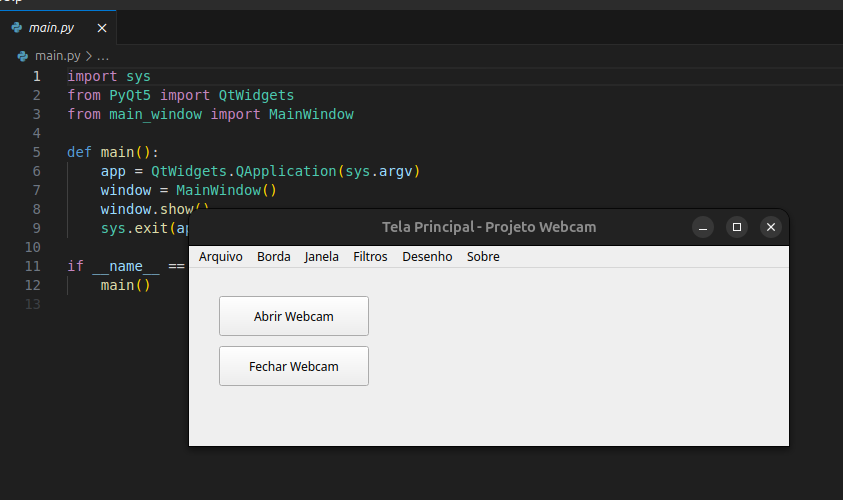
#> input picture assets/image_001.png, 843 x 500 px
$ python -i filters.py   (imports and definitions only)   (older library calls are emulated)
#> lines starting #> are read from the running program, lines starting #| are printed output that depends on the picture
#> further down, picture is the input picture: shape (500, 843, 3); mean B, G, R 91.6, 91.6, 91
import cv2
import numpy as np

def apply_sobel(frame):
    gray = cv2.cvtColor(frame, cv2.COLOR_BGR2GRAY)
    sobelx = cv2.Sobel(gray, cv2.CV_64F, 1, 0, ksize=3)
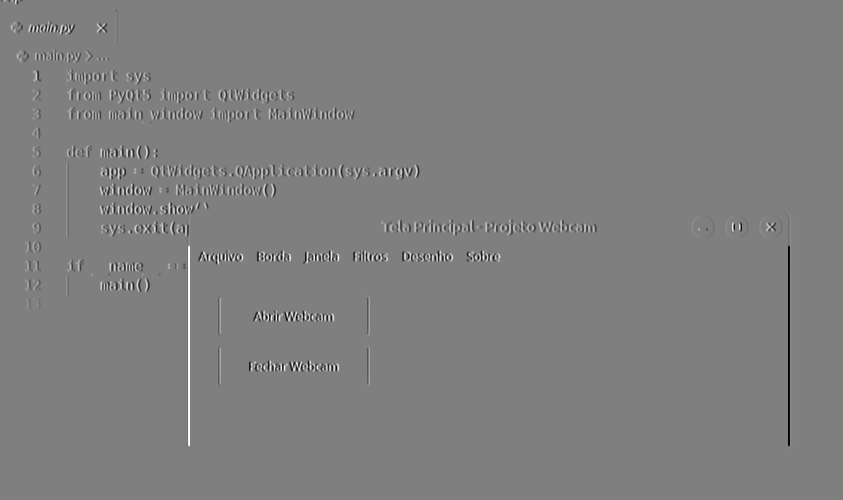
#> sobelx: shape (500, 843) float64; min -932, max 932, mean 0; drawn with min black and max white
    sobely = cv2.Sobel(gray, cv2.CV_64F, 0, 1, ksize=3)
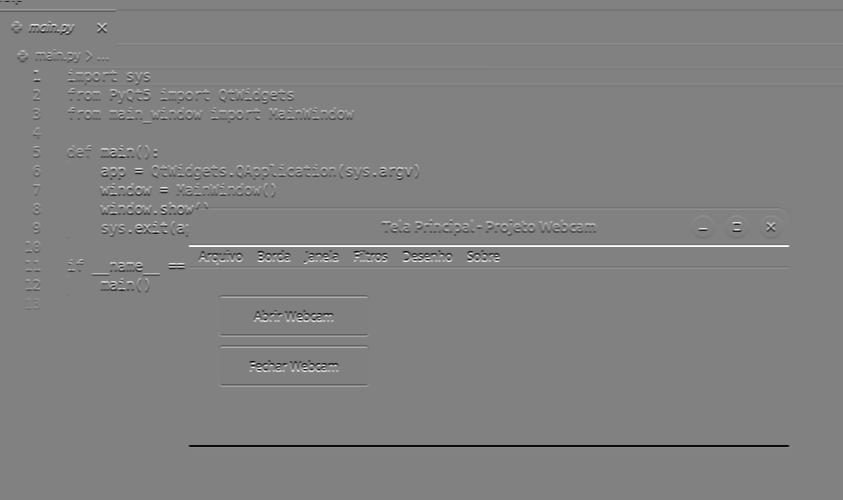
#> sobely: shape (500, 843) float64; min -992, max 965, mean -0.2; drawn with min black and max white
    sobel = cv2.sqrt(sobelx**2 + sobely**2)
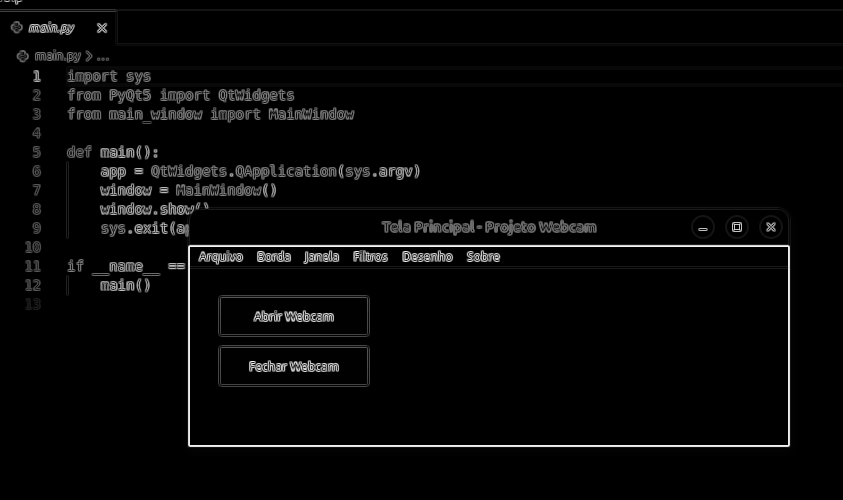
#> sobel: shape (500, 843) float64; min 0, max 997.2, mean 28.3; drawn with min black and max white
    sobel = cv2.convertScaleAbs(sobel)
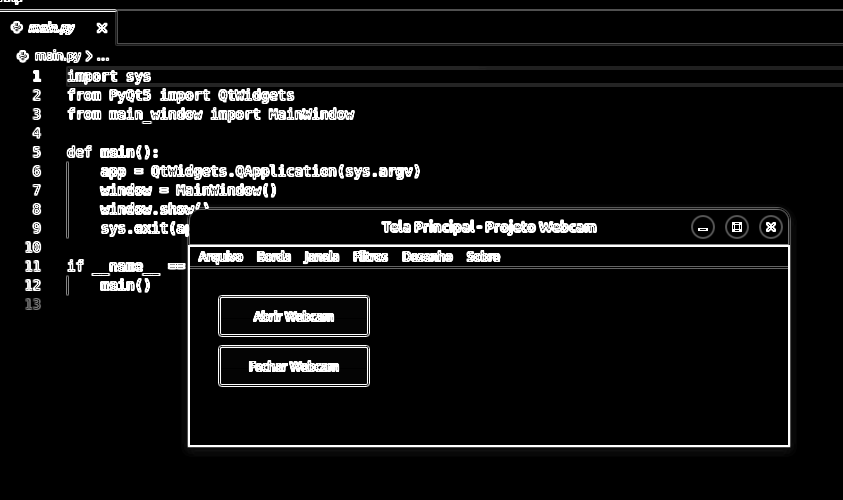
#> sobel: shape (500, 843); min 0, max 255, mean 17
    return cv2.cvtColor(sobel, cv2.COLOR_GRAY2BGR)

def apply_gaussian(frame):
    return cv2.GaussianBlur(frame, (15, 15), 0)

def apply_salt_pepper(frame):
    row, col, ch = frame.shape
    s_vs_p = 0.0001
    amount = s_vs_p

    # Sal
    num_salt = int(np.ceil(amount * frame.size * 0.5))
    coords_salt = [np.random.randint(0, i - 1, num_salt) for i in frame.shape]
    frame[coords_salt[0], coords_salt[1], :] = 255

    # Pimenta
    num_pepper = int(np.ceil(amount * frame.size * 0.5))
    coords_pepper = [np.random.randint(0, i - 1, num_pepper) for i in frame.shape]
    frame[coords_pepper[0], coords_pepper[1], :] = 0

    return frame

def apply_gray(frame):
    gray = cv2.cvtColor(frame, cv2.COLOR_BGR2GRAY)
    return cv2.cvtColor(gray, cv2.COLOR_GRAY2BGR)

>>> import cv2
>>> picture = cv2.imread('assets/image_001.png')
>>> result = apply_sobel(picture)

$ run again, on assets/image_002.png
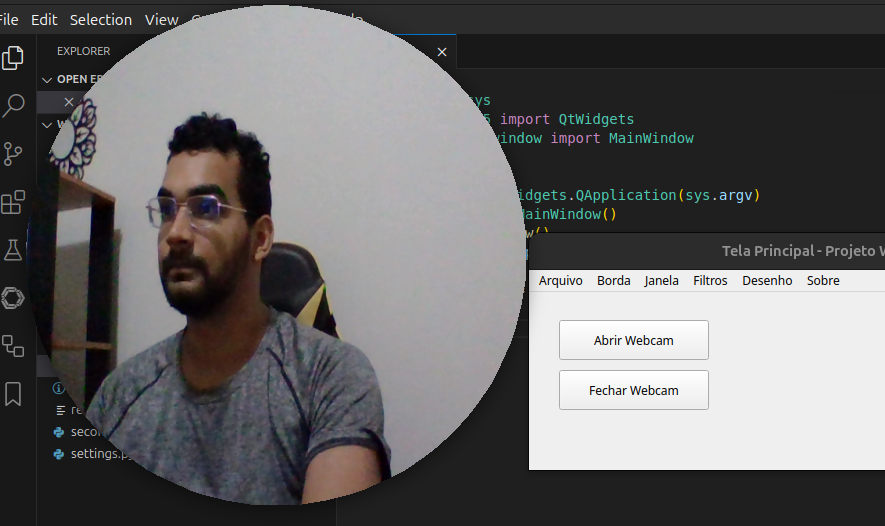
#> input picture assets/image_002.png, 885 x 526 px
#> picture is the input picture: shape (526, 885, 3); mean B, G, R 101.6, 101.2, 102.4
#> in apply_sobel, `sobely = cv2.Sobel(gray, cv2.CV_64F, 0, 1, ksize=3)`:
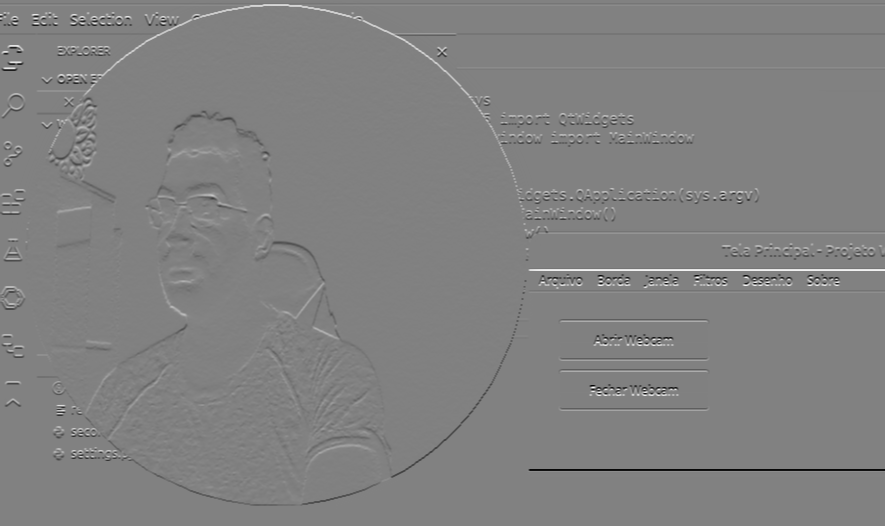
#> sobely: shape (526, 885) float64; min -992, max 965, mean -0.2; drawn with min black and max white
#> in apply_sobel, `sobel = cv2.convertScaleAbs(sobel)`:
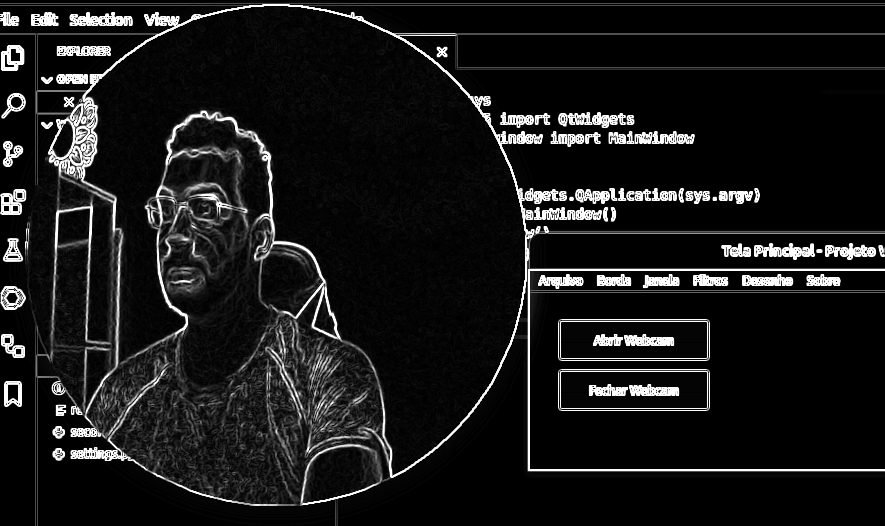
#> sobel: shape (526, 885); min 0, max 255, mean 24.2

$ run again, on assets/image_003.png
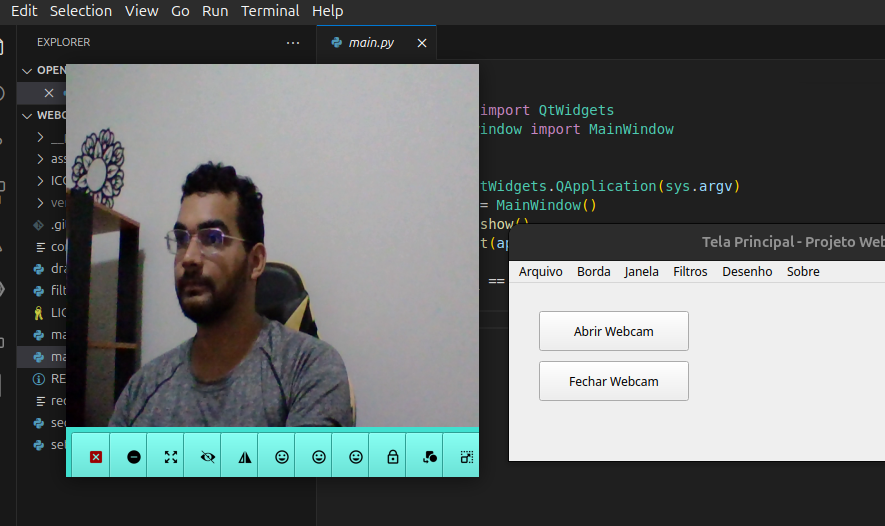
#> input picture assets/image_003.png, 885 x 526 px
#> picture is the input picture: shape (526, 885, 3); mean B, G, R 105.3, 105.5, 100.7
#> in apply_sobel, `sobely = cv2.Sobel(gray, cv2.CV_64F, 0, 1, ksize=3)`:
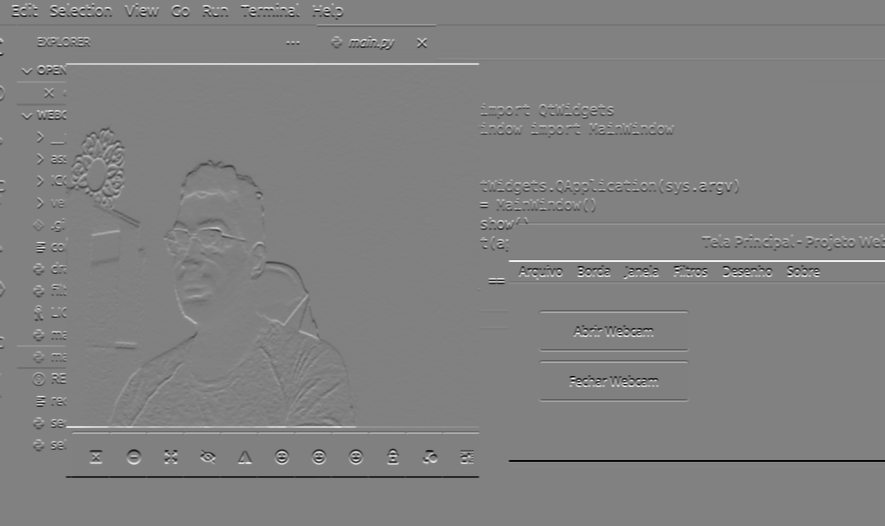
#> sobely: shape (526, 885) float64; min -992, max 965, mean -0.2; drawn with min black and max white
#> in apply_sobel, `sobel = cv2.convertScaleAbs(sobel)`:
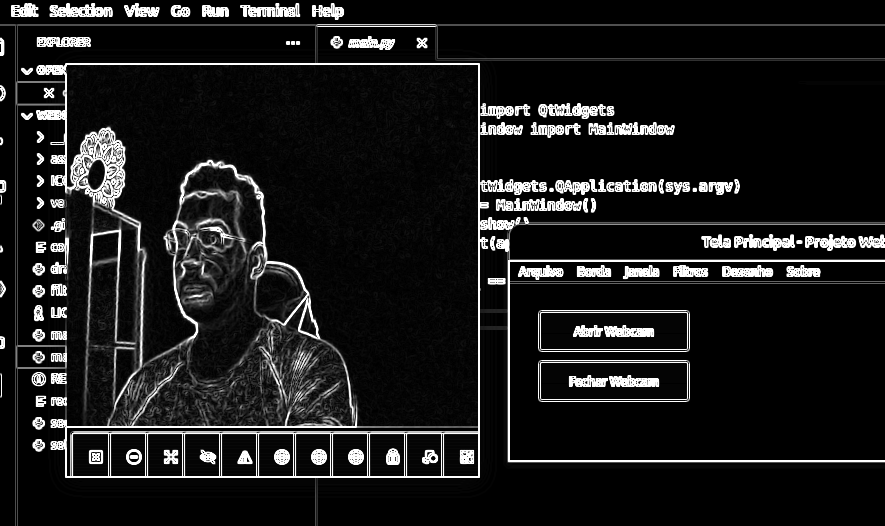
#> sobel: shape (526, 885); min 0, max 255, mean 25.8

$ run again, on assets/image_004.png
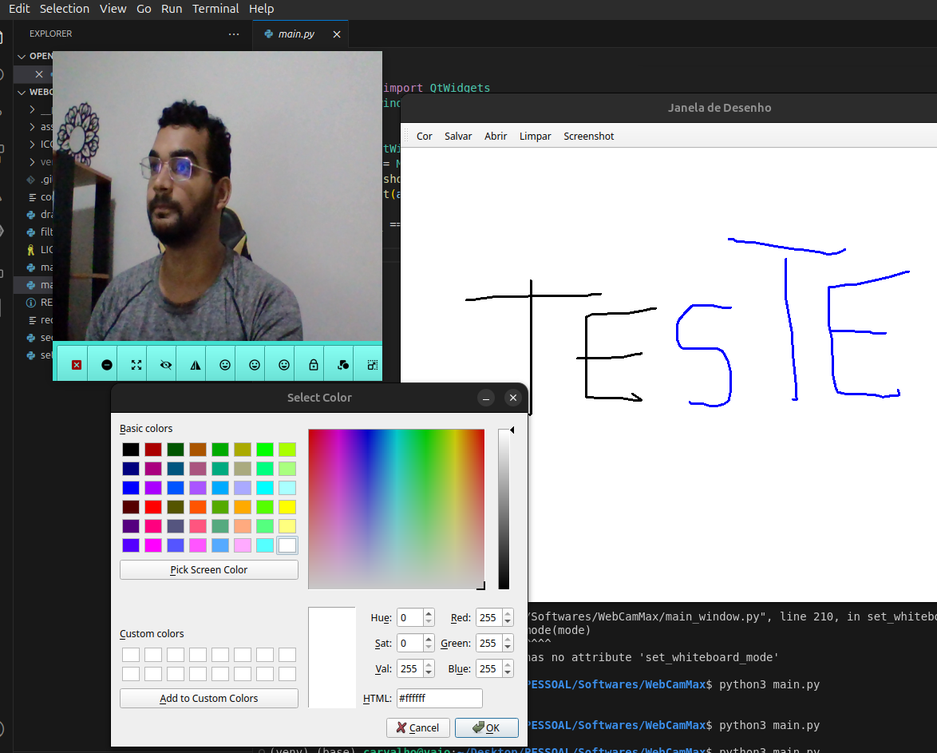
#> input picture assets/image_004.png, 937 x 753 px, shrunk from 1174 x 943 before the run
#> picture is the input picture: shape (753, 937, 3); mean B, G, R 155.1, 154.3, 152.2
#> in apply_sobel, `sobely = cv2.Sobel(gray, cv2.CV_64F, 0, 1, ksize=3)`:
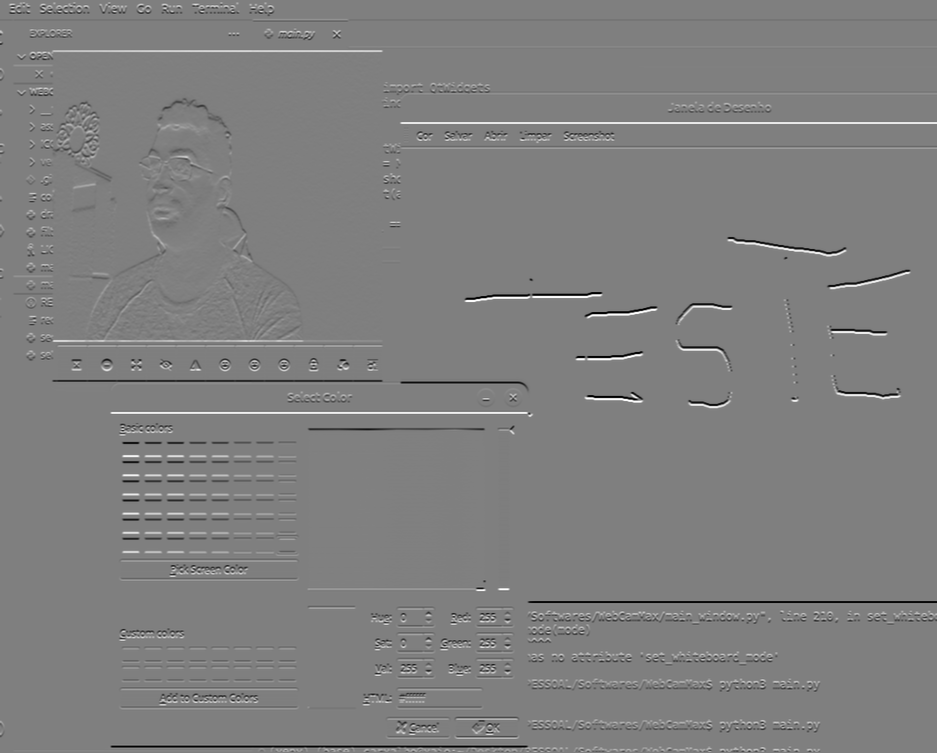
#> sobely: shape (753, 937) float64; min -1020, max 1020, mean 0.1; drawn with min black and max white
#> in apply_sobel, `sobel = cv2.convertScaleAbs(sobel)`:
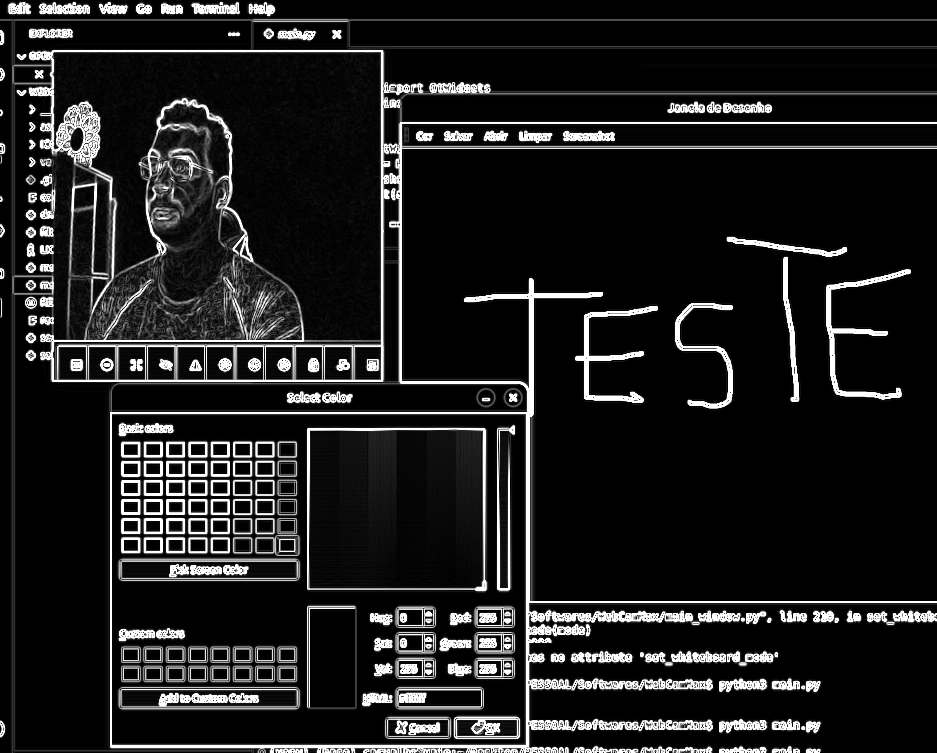
#> sobel: shape (753, 937); min 0, max 255, mean 29.8
